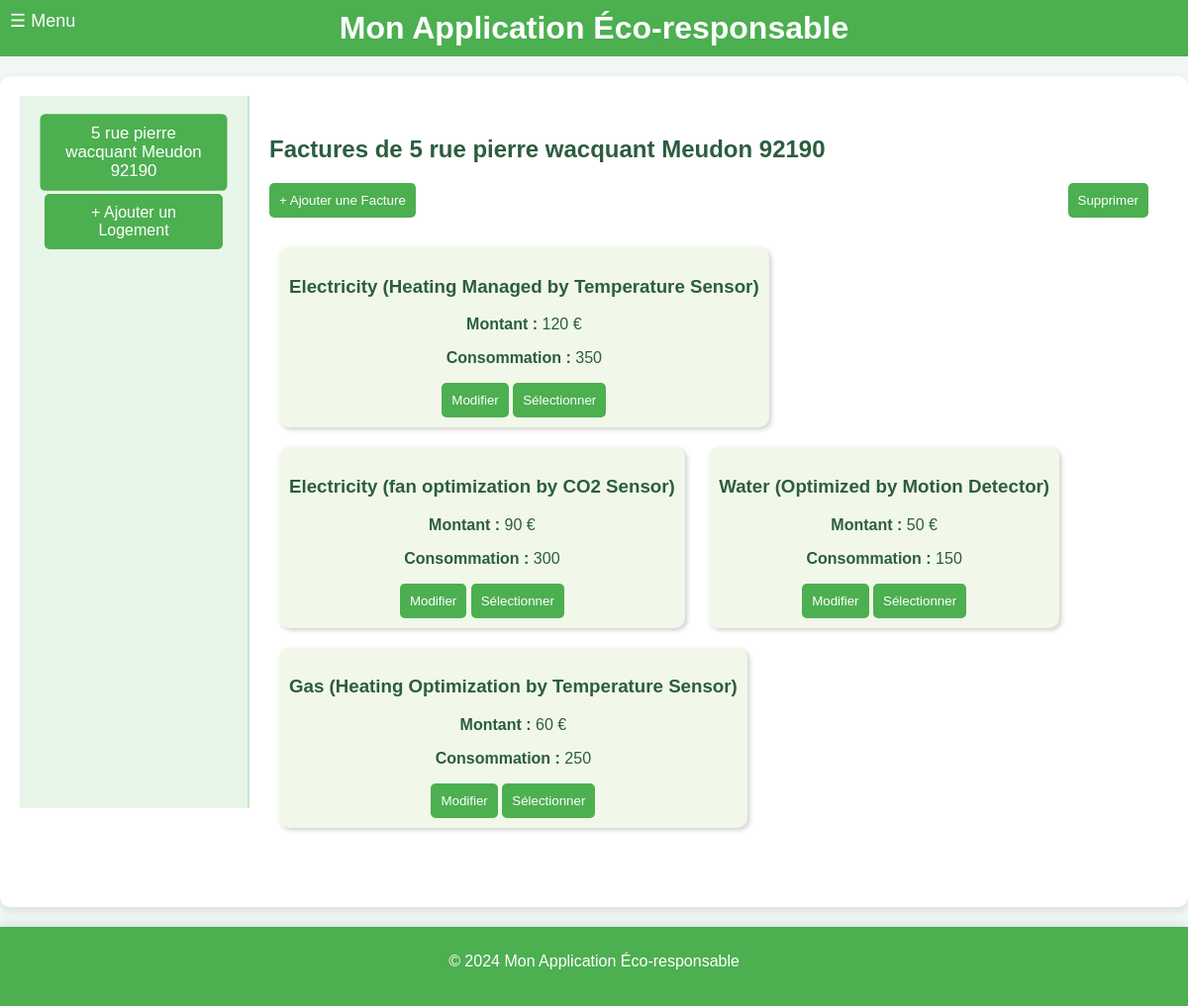
Page /visualiser_factures on the earlier database version.
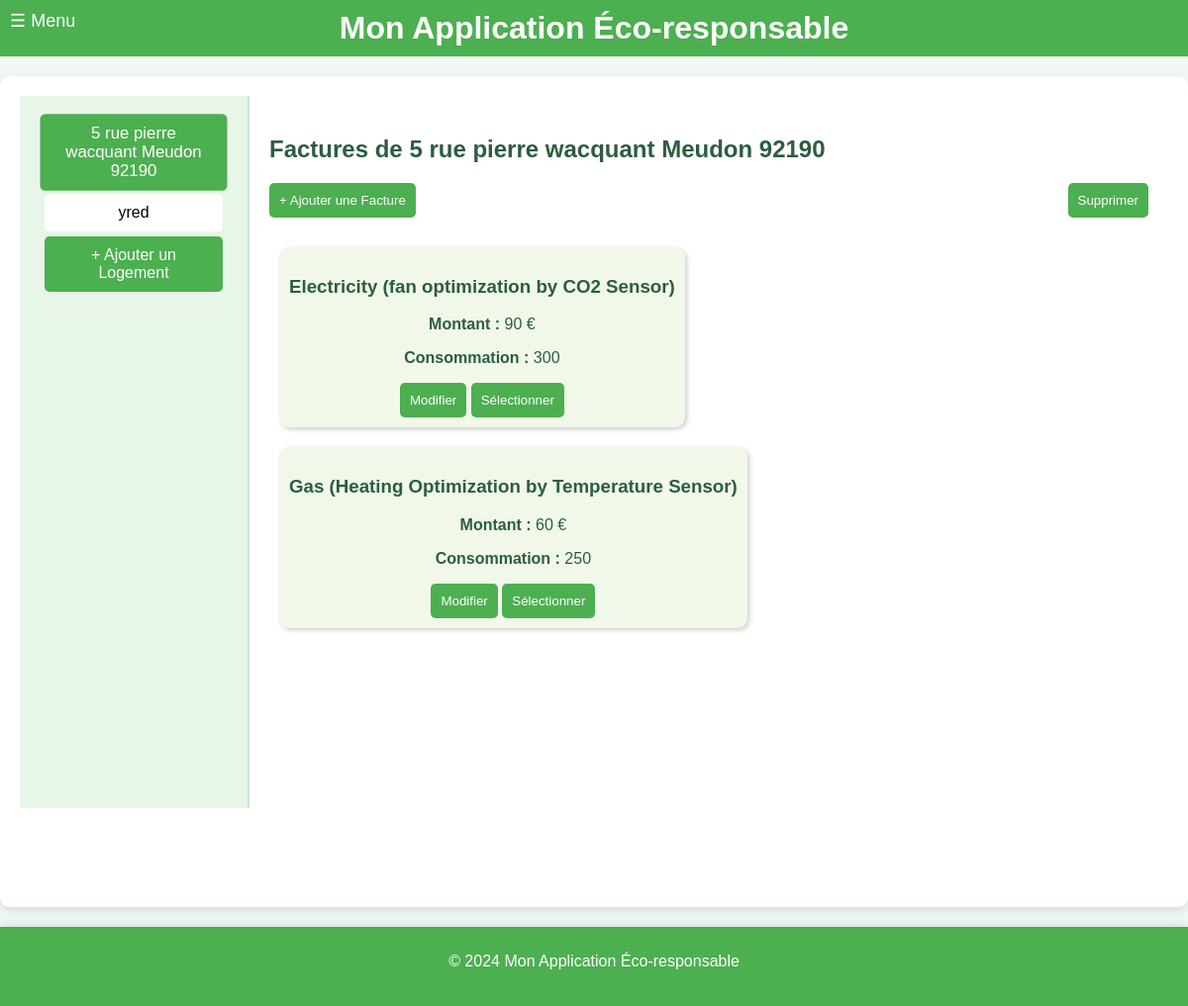
Same page on the later database version.
### tables this page shows
CREATE TABLE Housing (
housing_id INTEGER PRIMARY KEY, -- Identifiant unique pour chaque logement
address VARCHAR(255), -- Adresse du logement
phone_number VARCHAR(20), -- NumÃ©ro de contact pour le logement
ip_address VARCHAR(15), -- Adresse IP associÃ©e au logement
insert_date TIMESTAMP DEFAULT CURRENT_TIMESTAMP -- Horodatage de l'ajout de l'enregistrement
);

CREATE TABLE Invoice (
invoice_id INTEGER PRIMARY KEY, -- Identifiant unique pour chaque facture
housing_id INTEGER, -- RÃ©fÃ©rence au logement concernÃ© par la facture
type VARCHAR(100), -- Type de la facture (ex. : eau, Ã©lectricitÃ©)
amount INTEGER, -- Montant de la facture
value INTEGER, -- Valeur de la consommation en ressource
insert_date TIMESTAMP DEFAULT CURRENT_TIMESTAMP, -- Horodatage de l'ajout de l'enregistrement de la facture
FOREIGN KEY (housing_id) REFERENCES Housing(housing_id) -- Lien entre la facture et un logement spÃ©cifique
);

### main.py (the view)
@app.get("/visualiser_factures", response_class=HTMLResponse)
def visualiser_factures(request: Request, id: int = 1):
    conn = get_db_connection()
    logements = conn.execute("SELECT housing_id, address FROM Housing").fetchall()
    selected_logement = conn.execute("SELECT address FROM Housing WHERE housing_id = ?", (id,)).fetchone()
    factures = conn.execute("SELECT * FROM Invoice WHERE housing_id = ?", (id,)).fetchall()
    conn.close()
    return templates.TemplateResponse("visualiser_factures.html", {
        "request": request,
        "logements": logements,
        "factures": factures,
        "selected_id": id,
        "selected_logement_address": selected_logement["address"] if selected_logement else "Logement par Défaut"
    })

### templates/visualiser_factures.html (shortened to what this page needs)
{% extends "layout.html" %}
{% block content %}
<div class="container">
    <div class="menu">
        {% for logement in logements %}
        <div class="menu-item {% if selected_id == logement.housing_id %}active{% endif %}"
            onclick="location.href='?id={{ logement.housing_id }}'">
            {{ logement.address }}
        </div>
        {% endfor %}
        <div class="menu-item" style="background-color: #4caf50; color: white;"
            onclick="location.href='http://localhost:8000/logements'">
            + Ajouter un Logement
        </div>
    </div>
    <div class="content">
        <h2>Factures de {{ selected_logement_address or 'Logement par Défaut' }}</h2>
        <div class="actions">
            <button class="btn" onclick="openAddModal()">+ Ajouter une Facture</button>
            <button class="btn" onclick="deleteSelected()">Supprimer</button>
        </div>
        {% if factures %}
        {% for facture in factures %}
        <div class="tile" id="tile-{{ facture.invoice_id }}">
            <h3>{{ facture.type }}</h3>
            <p><strong>Montant :</strong> {{ facture.amount }} €</p>
            <p><strong>Consommation :</strong> {{ facture.value }}</p>
            <div style="margin-top: 10px;">
                <button class="btn"
                    onclick="openEditModal('{{ facture.invoice_id }}', '{{ facture.type }}', '{{ facture.amount }}', '{{ facture.value }}')">Modifier</button>
                <button class="btn" onclick="toggleSelection('{{ facture.invoice_id }}')">Sélectionner</button>
            </div>
        </div>
        {% endfor %}
        {% else %}
        <p>Aucune facture trouvée pour ce logement.</p>
        {% endif %}
    </div>
</div>
{% endblock %}

### templates/layout.html (shortened to what this page needs)
<!DOCTYPE html>
<html lang="fr">
<head>
</head>
<body>
    <header>
        {% include 'menu.html' %}
        <h1>Mon Application Éco-responsable</h1>
    </header>
    <main>
        {% block content %}{% endblock %}
    </main>
    <footer>
        <p>&copy; 2024 Mon Application Éco-responsable</p>
    </footer>
</body>
</html>

### templates/menu.html (shortened to what this page needs)
<nav>
    <div id="menu-button" style="cursor: pointer; padding: 10px; position: absolute; top: 0; left: 0; color: white;" onclick="toggleMenu()">
        ☰ Menu
    </div>
</nav>

### templates/layout.html (style rules this page uses)
body { font-family: Arial, sans-serif; margin: 0; padding: 0; background-color: #f0f7f4; color: #2c5d3f; min-height: 100vh; display: flex; flex-direction: column; }
header { background-color: #4caf50; color: white; display: flex; align-items: center; padding: 10px; position: relative; }
header h1 { flex: 1; text-align: center; margin: 0; }
main { margin: 20px auto; padding: 20px; max-width: 1200px; background-color: white; border-radius: 10px; box-shadow: 0 4px 10px rgba(0, 0, 0, 0.1); flex: 1; padding-bottom: 100px; }
footer { background-color: #4caf50; color: white; text-align: center; padding: 10px 0; height: 60px; position: sticky; bottom: 0; width: 100%; box-shadow: 0 -2px 10px rgba(0, 0, 0, 0.1); }

### templates/visualiser_factures.html (style rules this page uses)
.container { display: flex; height: 90vh; }
.menu { width: 200px; background-color: #e8f5e9; padding: 15px; border-right: 2px solid #c8e6c9; }
.menu-item { background-color: #c8e6c9; padding: 10px; margin: 10px 0; text-align: center; border-radius: 5px; cursor: pointer; transition: transform 0.3s, background 0.3s; }
.menu-item:hover, .menu-item.active { background-color: #4caf50; color: white; transform: scale(1.05); }
.content { flex: 1; padding: 20px; }
.actions { margin-bottom: 20px; display: flex; justify-content: space-between; }
.btn { background-color: #4caf50; color: white; border: none; padding: 10px; border-radius: 5px; cursor: pointer; transition: transform 0.2s; }
.tile { display: inline-block; background-color: #f1f8e9; border-radius: 10px; padding: 10px; margin: 10px; box-shadow: 2px 2px 5px rgba(0, 0, 0, 0.2); text-align: center; transition: transform 0.3s; }

### templates/menu.html (style rules this page uses)
#menu-button { font-size: 18px; background-color: transparent; border: none; z-index: 1001; }
.menu-item { display: block; padding: 10px 20px; text-decoration: none; color: black; font-size: 16px; background-color: white; margin: 5px 10px; border-radius: 5px; transition: background 0.2s, color 0.2s; }

Differences in the rows shown:
removed Invoice: type "Electricity (Heating Managed by Temperature Sensor)", amount "120", value "350"
removed Invoice: type "Water (Optimized by Motion Detector)", amount "50", value "150"
added Housing: address "yred"
